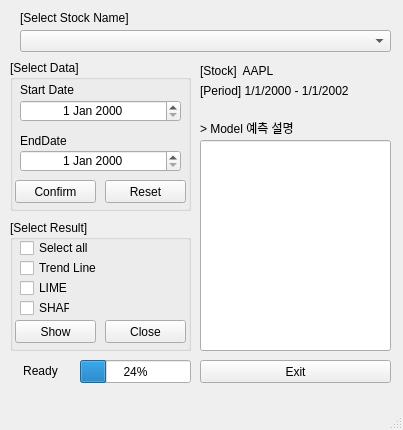
<?xml version="1.0" encoding="UTF-8"?>
<ui version="4.0">
 <class>MainWindow</class>
 <widget class="QMainWindow" name="MainWindow">
  <property name="geometry">
   <rect>
    <x>0</x>
    <y>0</y>
    <width>403</width>
    <height>430</height>
   </rect>
  </property>
  <property name="windowTitle">
   <string>Main Window</string>
  </property>
  <widget class="QWidget" name="centralwidget">
   <widget class="QLineEdit" name="LLM_text">
    <property name="geometry">
     <rect>
      <x>200</x>
      <y>140</y>
      <width>191</width>
      <height>211</height>
     </rect>
    </property>
    <property name="alignment">
     <set>Qt::AlignLeading|Qt::AlignLeft|Qt::AlignTop</set>
    </property>
   </widget>
   <widget class="QLabel" name="LLM_label">
    <property name="geometry">
     <rect>
      <x>200</x>
      <y>120</y>
      <width>111</width>
      <height>16</height>
     </rect>
    </property>
    <property name="text">
     <string>&gt; Model 예측 설명</string>
    </property>
   </widget>
   <widget class="QLabel" name="progressBar_label">
    <property name="geometry">
     <rect>
      <x>10</x>
      <y>360</y>
      <width>61</width>
      <height>21</height>
     </rect>
    </property>
    <property name="text">
     <string>Ready</string>
    </property>
    <property name="alignment">
     <set>Qt::AlignCenter</set>
    </property>
   </widget>
   <widget class="QGroupBox" name="groupBox">
    <property name="geometry">
     <rect>
      <x>10</x>
      <y>60</y>
      <width>181</width>
      <height>151</height>
     </rect>
    </property>
    <property name="title">
     <string>[Select Data]</string>
    </property>
    <widget class="QLabel" name="StartDate_label">
     <property name="geometry">
      <rect>
       <x>10</x>
       <y>20</y>
       <width>151</width>
       <height>20</height>
      </rect>
     </property>
     <property name="text">
      <string>Start Date</string>
     </property>
    </widget>
    <widget class="QDateEdit" name="StartDate">
     <property name="geometry">
      <rect>
       <x>10</x>
       <y>40</y>
       <width>161</width>
       <height>22</height>
      </rect>
     </property>
     <property name="alignment">
      <set>Qt::AlignCenter</set>
     </property>
    </widget>
    <widget class="QLabel" name="EndDate_label">
     <property name="geometry">
      <rect>
       <x>10</x>
       <y>70</y>
       <width>151</width>
       <height>21</height>
      </rect>
     </property>
     <property name="text">
      <string>EndDate</string>
     </property>
    </widget>
    <widget class="QDateEdit" name="EndDate">
     <property name="geometry">
      <rect>
       <x>10</x>
       <y>90</y>
       <width>161</width>
       <height>22</height>
      </rect>
     </property>
     <property name="alignment">
      <set>Qt::AlignCenter</set>
     </property>
     <property name="time">
      <time>
       <hour>12</hour>
       <minute>0</minute>
       <second>0</second>
      </time>
     </property>
    </widget>
    <widget class="QPushButton" name="StockSelectButton">
     <property name="geometry">
      <rect>
       <x>5</x>
       <y>120</y>
       <width>81</width>
       <height>23</height>
      </rect>
     </property>
     <property name="text">
      <string>Confirm</string>
     </property>
    </widget>
    <widget class="QPushButton" name="StockResetButton">
     <property name="geometry">
      <rect>
       <x>95</x>
       <y>120</y>
       <width>81</width>
       <height>23</height>
      </rect>
     </property>
     <property name="text">
      <string>Reset</string>
     </property>
    </widget>
   </widget>
   <widget class="QProgressBar" name="progressBar">
    <property name="geometry">
     <rect>
      <x>80</x>
      <y>360</y>
      <width>111</width>
      <height>23</height>
     </rect>
    </property>
    <property name="value">
     <number>24</number>
    </property>
   </widget>
   <widget class="QGroupBox" name="groupBox_2">
    <property name="geometry">
     <rect>
      <x>10</x>
      <y>220</y>
      <width>181</width>
      <height>131</height>
     </rect>
    </property>
    <property name="title">
     <string>[Select Result]</string>
    </property>
    <widget class="QCheckBox" name="SelectAll_checkBox">
     <property name="geometry">
      <rect>
       <x>10</x>
       <y>20</y>
       <width>71</width>
       <height>16</height>
      </rect>
     </property>
     <property name="text">
      <string>Select all</string>
     </property>
    </widget>
    <widget class="QCheckBox" name="TrendLine_checkBox">
     <property name="geometry">
      <rect>
       <x>10</x>
       <y>40</y>
       <width>81</width>
       <height>16</height>
      </rect>
     </property>
     <property name="text">
      <string>Trend Line</string>
     </property>
    </widget>
    <widget class="QCheckBox" name="LIME_checkBox">
     <property name="geometry">
      <rect>
       <x>10</x>
       <y>60</y>
       <width>50</width>
       <height>16</height>
      </rect>
     </property>
     <property name="text">
      <string>LIME</string>
     </property>
    </widget>
    <widget class="QCheckBox" name="SHAP_checkBox">
     <property name="geometry">
      <rect>
       <x>10</x>
       <y>80</y>
       <width>50</width>
       <height>16</height>
      </rect>
     </property>
     <property name="text">
      <string>SHAP</string>
     </property>
    </widget>
    <widget class="QPushButton" name="ShowResultButton">
     <property name="geometry">
      <rect>
       <x>5</x>
       <y>100</y>
       <width>81</width>
       <height>23</height>
      </rect>
     </property>
     <property name="text">
      <string>Show</string>
     </property>
    </widget>
    <widget class="QPushButton" name="CloseResultButton">
     <property name="geometry">
      <rect>
       <x>95</x>
       <y>100</y>
       <width>81</width>
       <height>23</height>
      </rect>
     </property>
     <property name="text">
      <string>Close</string>
     </property>
    </widget>
   </widget>
   <widget class="QPushButton" name="ExitButton">
    <property name="geometry">
     <rect>
      <x>200</x>
      <y>360</y>
      <width>191</width>
      <height>23</height>
     </rect>
    </property>
    <property name="text">
     <string>Exit</string>
    </property>
   </widget>
   <widget class="QLabel" name="Stockname_label">
    <property name="geometry">
     <rect>
      <x>200</x>
      <y>60</y>
      <width>181</width>
      <height>21</height>
     </rect>
    </property>
    <property name="text">
     <string>[Stock]  AAPL</string>
    </property>
   </widget>
   <widget class="QLabel" name="Period_label">
    <property name="geometry">
     <rect>
      <x>200</x>
      <y>80</y>
      <width>181</width>
      <height>21</height>
     </rect>
    </property>
    <property name="text">
     <string>[Period] 1/1/2000 - 1/1/2002</string>
    </property>
   </widget>
   <widget class="QComboBox" name="StockComboBox">
    <property name="geometry">
     <rect>
      <x>20</x>
      <y>30</y>
      <width>371</width>
      <height>22</height>
     </rect>
    </property>
   </widget>
   <widget class="QLabel" name="label">
    <property name="geometry">
     <rect>
      <x>20</x>
      <y>10</y>
      <width>141</width>
      <height>16</height>
     </rect>
    </property>
    <property name="text">
     <string>[Select Stock Name]</string>
    </property>
   </widget>
   <zorder>groupBox</zorder>
   <zorder>LLM_text</zorder>
   <zorder>LLM_label</zorder>
   <zorder>progressBar_label</zorder>
   <zorder>progressBar</zorder>
   <zorder>groupBox_2</zorder>
   <zorder>ExitButton</zorder>
   <zorder>Stockname_label</zorder>
   <zorder>Period_label</zorder>
   <zorder>StockComboBox</zorder>
   <zorder>label</zorder>
  </widget>
  <widget class="QMenuBar" name="menubar">
   <property name="geometry">
    <rect>
     <x>0</x>
     <y>0</y>
     <width>403</width>
     <height>21</height>
    </rect>
   </property>
  </widget>
  <widget class="QStatusBar" name="statusbar"/>
 </widget>
 <connections/>
</ui>
